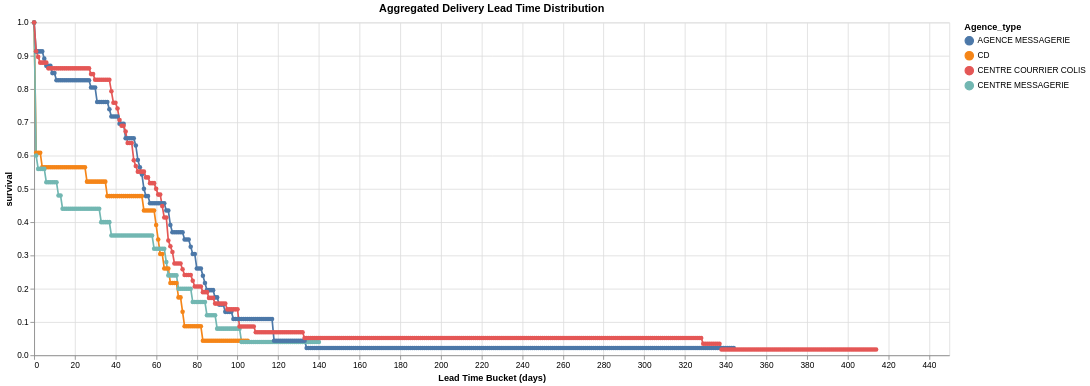

Source (notebook cell):
### Code cell
importlib.reload(lib)
df = (
    operations[:10000]
    .sort(pl.col("Heure_Syst_Oper").first().over("id"), pl.col("Heure_Syst_Oper"))
    .pipe(
        sort_and_complete_operations,
        end_states=[
            "liv",
            # "aexp",
        ],
    )
    # .pipe(lib.span_by_id, key="id", date_col="Heure_Syst_Oper")
    # .pipe(lib.survival_table, value_col="lead_days", bucket_size=1)
    .pipe(
        lib.filter_categories_by_threshold,
        "Agence_type",
        100,
        pl.col("cab").unique().len(),
    )
    .sort(pl.col("cab").n_unique().over("Agence_type"))
    .pipe(
        lib.map_groups,
        "Agence_type",
        lambda g: g.pipe(
            lib.span_by_id,
            key="id",
            date_col="Heure_Syst_Oper",
            unit="days",
        ).pipe(
            lib.survival_table,
            value_col="lead_days",
            bucket_size=1,
        ),
    )
    # .sort(pl.col("cab").n_unique().over("Destination"))
    # .group_by("Destination", maintain_order=True)
    # .map_groups(
    #     lambda g: g.pipe(lib.span_by_id, key="id", date_col="Heure_Syst_Oper")
    #     .pipe(lib.survival_table, value_col="lead_days", bucket_size=10)
    #     .with_columns(Destination=pl.lit(g["Destination"][0]))
    # )
    # .filter(pl.col("bucket") > 0)
)

chart = (
    alt.Chart(df)
    .mark_line(point=True)
    .encode(
        x=alt.X("bucket:Q", title="Lead Time Bucket (days)").scale(
            # domainMin=1,
            # type="log",
        ),
        tooltip=[
            alt.Tooltip("bucket:Q", title="days"),
            alt.Tooltip("cum_hazard:Q", title="cum_hazard"),
            alt.Tooltip("events:Q", title="events"),
            alt.Tooltip("survival:Q", title="survival"),
        ],
        y=alt.Y(
            # "pdf:Q",
            # "hazard:Q",
            "survival:Q",
            # "expected_remaining_time:Q",
            # "expected_total_time:Q",
        ).scale(
            # type="log",
        ),
        color="Agence_type",
    )
    .properties(
        width=1100, height=400, title="Aggregated Delivery Lead Time Distribution"
    )
)

# lib.add_dropdown_filter(chart, df, "Agence_type")
chart

### Figure 1 — Vega specification as saved in the notebook (floating-point values rounded to 4 significant figures; data arrays with more than 128 entries replaced by an {"elided": "..."} marker saying what was removed)
{"$schema": "https://vega.github.io/schema/vega/v6.json", "data": [{"name": "source_0", "values": {"elided": "1007 records"}}, {"name": "data_0", "values": {"elided": "1007 records"}}, {"name": "source_0_color_domain_Agence_type_0", "values": [{"Agence_type": "CD"}, {"Agence_type": "CENTRE MESSAGERIE"}, {"Agence_type": "AGENCE MESSAGERIE"}, {"Agence_type": "CENTRE COURRIER COLIS"}]}, {"name": "data_0_color_domain_Agence_type_1", "values": [{"Agence_type": "CD"}, {"Agence_type": "CENTRE MESSAGERIE"}, {"Agence_type": "AGENCE MESSAGERIE"}, {"Agence_type": "CENTRE COURRIER COLIS"}]}], "marks": [{"type": "group", "name": "layer_0_pathgroup", "from": {"facet": {"data": "source_0", "name": "faceted_path_layer_0_main", "groupby": ["Agence_type"]}}, "encode": {"update": {"width": {"field": {"signal": null, "datum": null, "group": "width", "parent": null}}, "height": {"field": {"signal": null, "datum": null, "group": "height", "parent": null}}}}, "marks": [{"type": "line", "name": "layer_0_marks", "from": {"data": "faceted_path_layer_0_main"}, "sort": {"field": "x"}, "encode": {"update": {"x": {"field": "bucket", "scale": "x"}, "y": {"field": "survival", "scale": "y"}, "stroke": {"field": "Agence_type", "scale": "color"}, "tooltip": {"signal": "{\"days\": format(datum[\"bucket\"], \"\"), \"cum_hazard\": format(datum[\"cum_hazard\"], \"\"), \"events\": format(datum[\"events\"], \"\"), \"survival\": format(datum[\"survival\"], \"\")}"}, "defined": {"signal": "isValid(datum[\"bucket\"]) && isFinite(+datum[\"bucket\"]) && isValid(datum[\"survival\"]) && isFinite(+datum[\"survival\"])"}}}, "style": ["line"]}]}, {"type": "symbol", "name": "layer_1_marks", "from": {"data": "data_0"}, "encode": {"update": {"opacity": {"value": 1}, "y": {"field": "survival", "scale": "y"}, "x": {"field": "bucket", "scale": "x"}, "tooltip": {"signal": "{\"days\": format(datum[\"bucket\"], \"\"), \"cum_hazard\": format(datum[\"cum_hazard\"], \"\"), \"events\": format(datum[\"events\"], \"\"), \"survival\": format(datum[\"survival\"], \"\")}"}, "fill": {"field": "Agence_type", "scale": "color"}}}, "style": ["point"]}], "scales": [{"name": "x", "type": "linear", "domain": {"fields": [{"data": "source_0", "field": "bucket"}, {"data": "data_0", "field": "bucket"}]}, "range": [0, {"signal": "width"}], "nice": true, "zero": false}, {"name": "y", "type": "linear", "domain": {"fields": [{"data": "source_0", "field": "survival"}, {"data": "data_0", "field": "survival"}]}, "range": [{"signal": "height"}, 0], "zero": true, "nice": true}, {"name": "color", "type": "ordinal", "domain": {"fields": [{"data": "source_0_color_domain_Agence_type_0", "field": "Agence_type"}, {"data": "data_0_color_domain_Agence_type_1", "field": "Agence_type"}], "sort": true}, "range": "category"}], "axes": [{"scale": "x", "gridScale": "y", "ticks": false, "domain": false, "grid": true, "tickCount": {"signal": "ceil(width/40)"}, "labels": false, "maxExtent": 0, "minExtent": 0, "orient": "bottom", "zindex": 0, "aria": false}, {"scale": "y", "maxExtent": 0, "orient": "left", "tickCount": {"signal": "ceil(height/40)"}, "zindex": 0, "gridScale": "x", "domain": false, "aria": false, "ticks": false, "labels": false, "grid": true, "minExtent": 0}, {"scale": "x", "labelFlush": true, "title": "Lead Time Bucket (days)", "orient": "bottom", "labelOverlap": true, "tickCount": {"signal": "ceil(width/40)"}, "zindex": 0, "grid": false}, {"scale": "y", "title": "survival", "zindex": 0, "orient": "left", "grid": false, "labelOverlap": true, "tickCount": {"signal": "ceil(height/40)"}}], "title": {"text": "Aggregated Delivery Lead Time Distribution", "frame": "group"}, "legends": [{"stroke": "color", "symbolType": "circle", "title": "Agence_type", "fill": "color", "encode": {"symbols": {"update": {"opacity": {"value": 1}}}}}], "background": "white", "padding": 5, "width": 1100, "style": "cell", "height": 400}
